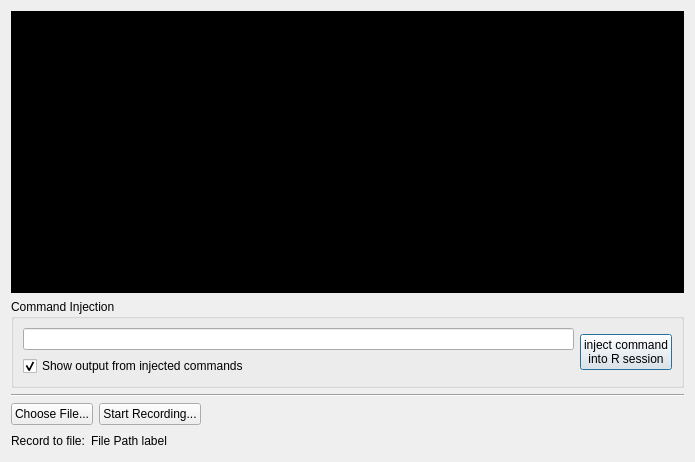
<?xml version="1.0" encoding="UTF-8"?>
<ui version="4.0">
 <class>Dialog</class>
 <widget class="QDialog" name="Dialog">
  <property name="geometry">
   <rect>
    <x>0</x>
    <y>0</y>
    <width>695</width>
    <height>462</height>
   </rect>
  </property>
  <property name="windowTitle">
   <string>View R Terminal</string>
  </property>
  <layout class="QVBoxLayout" name="verticalLayout">
   <item>
    <widget class="QPlainTextEdit" name="plainTextEdit">
     <property name="styleSheet">
      <string notr="true">background-color: rgb(0, 0, 0);
color: rgb(0, 255, 0);</string>
     </property>
     <property name="lineWrapMode">
      <enum>QPlainTextEdit::NoWrap</enum>
     </property>
     <property name="readOnly">
      <bool>true</bool>
     </property>
     <property name="plainText">
      <string notr="true"/>
     </property>
    </widget>
   </item>
   <item>
    <widget class="QGroupBox" name="groupBox">
     <property name="minimumSize">
      <size>
       <width>0</width>
       <height>0</height>
      </size>
     </property>
     <property name="title">
      <string>Command Injection</string>
     </property>
     <layout class="QHBoxLayout" name="horizontalLayout_3">
      <item>
       <layout class="QVBoxLayout" name="verticalLayout_2">
        <item>
         <widget class="QLineEdit" name="command_lineEdit">
          <property name="minimumSize">
           <size>
            <width>400</width>
            <height>0</height>
           </size>
          </property>
         </widget>
        </item>
        <item>
         <widget class="QCheckBox" name="show_output_checkBox">
          <property name="text">
           <string>Show output from injected commands</string>
          </property>
          <property name="checked">
           <bool>true</bool>
          </property>
         </widget>
        </item>
       </layout>
      </item>
      <item>
       <widget class="QPushButton" name="inject_command_pushButton">
        <property name="text">
         <string>inject command
into R session</string>
        </property>
       </widget>
      </item>
     </layout>
    </widget>
   </item>
   <item>
    <widget class="Line" name="line">
     <property name="orientation">
      <enum>Qt::Horizontal</enum>
     </property>
    </widget>
   </item>
   <item>
    <layout class="QHBoxLayout" name="horizontalLayout">
     <item>
      <widget class="QPushButton" name="save_file_PushButton">
       <property name="text">
        <string>Choose File...</string>
       </property>
      </widget>
     </item>
     <item>
      <widget class="QPushButton" name="record_pushButton">
       <property name="text">
        <string>Start Recording...</string>
       </property>
      </widget>
     </item>
     <item>
      <spacer name="horizontalSpacer_2">
       <property name="orientation">
        <enum>Qt::Horizontal</enum>
       </property>
       <property name="sizeHint" stdset="0">
        <size>
         <width>40</width>
         <height>20</height>
        </size>
       </property>
      </spacer>
     </item>
    </layout>
   </item>
   <item>
    <layout class="QHBoxLayout" name="horizontalLayout_2">
     <item>
      <widget class="QLabel" name="label">
       <property name="text">
        <string>Record to file:</string>
       </property>
      </widget>
     </item>
     <item>
      <widget class="QLabel" name="file_path_Label">
       <property name="text">
        <string>File Path label</string>
       </property>
      </widget>
     </item>
     <item>
      <spacer name="horizontalSpacer">
       <property name="orientation">
        <enum>Qt::Horizontal</enum>
       </property>
       <property name="sizeHint" stdset="0">
        <size>
         <width>40</width>
         <height>20</height>
        </size>
       </property>
      </spacer>
     </item>
    </layout>
   </item>
  </layout>
 </widget>
 <resources>
  <include location="icons.qrc"/>
 </resources>
 <connections>
  <connection>
   <sender>command_lineEdit</sender>
   <signal>returnPressed()</signal>
   <receiver>inject_command_pushButton</receiver>
   <slot>click()</slot>
   <hints>
    <hint type="sourcelabel">
     <x>447</x>
     <y>308</y>
    </hint>
    <hint type="destinationlabel">
     <x>572</x>
     <y>309</y>
    </hint>
   </hints>
  </connection>
 </connections>
</ui>
